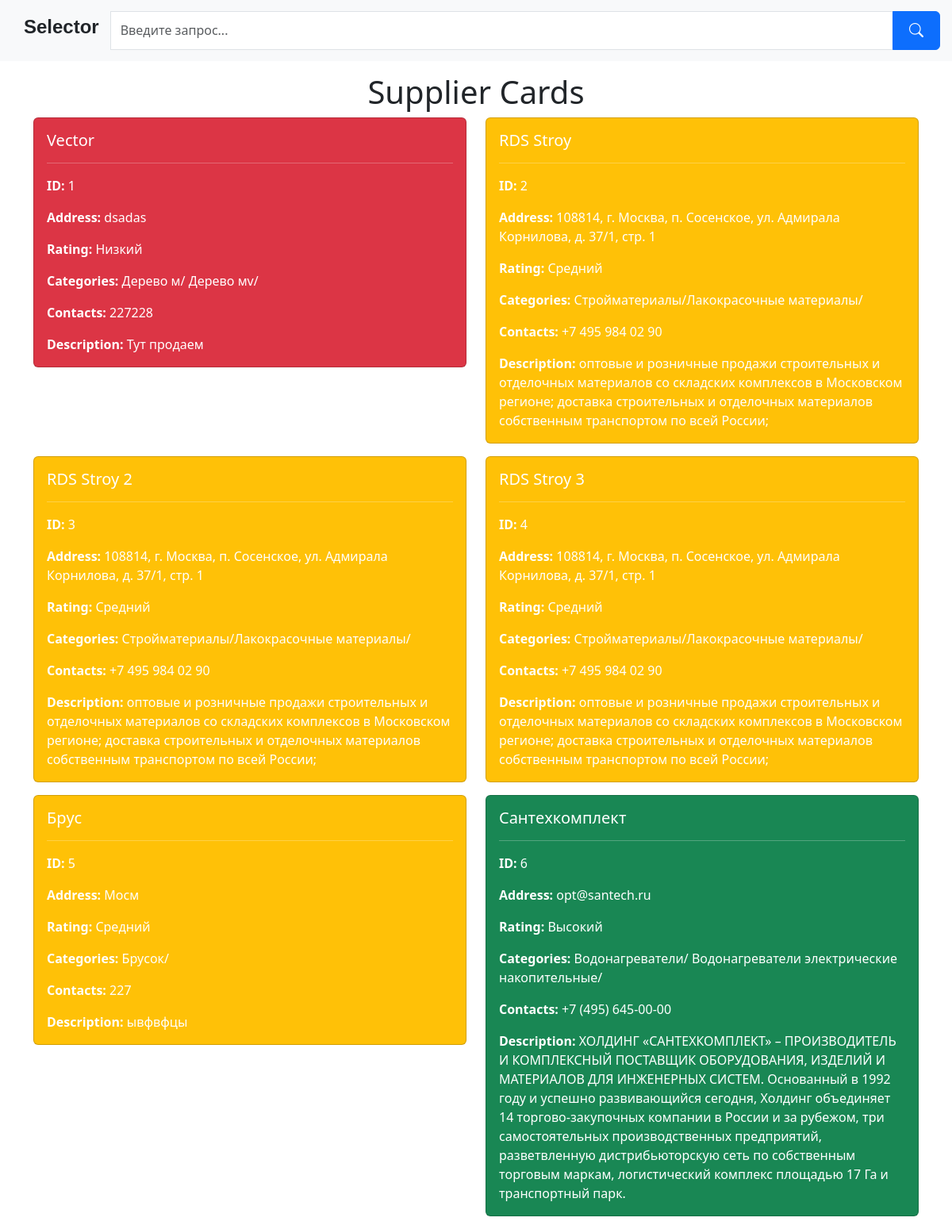
The app's page /suppliers with its own data.
### App/models/supplier_card.py (models this page shows, shortened)
class SupplierCard(models.Model):
    id = models.AutoField(primary_key=True)
    name = models.CharField(max_length=100, verbose_name="Наименование карточки поставщика",
        unique=True,
        error_messages={
            'unique': "Поставщик с таким наименованием уже существует!"
        })
    address = models.CharField(max_length=255, verbose_name="Адрес поставщика")
    rating_choices = (
        ('low', 'Низкий'),
        ('medium', 'Средний'),
        ('high', 'Высокий')
    )
    rating = models.CharField(max_length=10, choices=rating_choices, verbose_name="Ценовой рейтинг поставщика")
    categories = models.ManyToManyField('Category', verbose_name="Категория")
    contacts = models.CharField(max_length=150, default=' ', verbose_name="Контактная информация")
    description = models.TextField(verbose_name="Описание")
    created_at = models.DateTimeField(auto_now_add=True)
    objects = models.Manager()
    class Meta:
        verbose_name = "Карточка поставщика"
        verbose_name_plural = "Карточка поставщика"

### App/models/category.py (models this page shows)
class Category(models.Model):
    id = models.AutoField(primary_key=True)
    name = models.CharField(max_length=100, verbose_name="Наименование категории",
        unique=True,
        error_messages={
            'unique': "Категория с таким наименованием уже существует!"
        })
    parent_category_id = models.ForeignKey('self', null=True, blank=True, on_delete=models.CASCADE)
    objects = models.Manager()
    def __str__(self):
        return self.name
    class Meta:
        verbose_name = "Категория"
        verbose_name_plural = "Категория"

### App/views/supplier_card.py (the view)
# urls.py: path('suppliers', views.supplier_card_list, name='supplier_card_list'),
def supplier_card_list(request):
    supplier_cards = SupplierCard.objects.all()
    return render(request, 'supcard/sup_cards.html', {'supplier_cards': supplier_cards})

### App/templates/supcard/sup_cards.html
{% extends 'base.html' %}
{% block content %}
  <div class="container">
    <h1 class="text-center">Supplier Cards</h1>
    <div class="row justify-content-center">
      {% if supplier_cards %}
        {% for supplier_card in supplier_cards %}
          <div class="col-md-6">
            <div class="card mb-3 {% if supplier_card.rating == 'low' %}bg-danger{% elif supplier_card.rating == 'medium' %}bg-warning{% else %}bg-success{% endif %} text-white">
              <div class="card-body">
                <h5 class="card-title">{{ supplier_card.name }}</h5>
                <hr class="bg-white">
                <p class="card-text"><strong>ID:</strong> {{ supplier_card.id }}</p>
                <p class="card-text"><strong>Address:</strong> {{ supplier_card.address }}</p>
                <p class="card-text"><strong>Rating:</strong> {{ supplier_card.get_rating_display }}</p>
                <p class="card-text"><strong>Categories:</strong> {% for categ in supplier_card.categories.all  %} {{categ}}/ {% endfor %}</p>
                <p class="card-text"><strong>Contacts:</strong> {{ supplier_card.contacts }}</p>
                <p class="card-text"><strong>Description:</strong> {{ supplier_card.description }}</p>
              </div>
            </div>
          </div>
        {% endfor %}
      {% else %}
        <div class="col-md-6">
          <p class="text-center">No supplier cards found.</p>
        </div>
      {% endif %}
    </div>
  </div>
{% endblock %}

### records on screen
SupplierCard: name "Vector", id "1", address "dsadas", rating "Низкий", contacts "227228", description "Тут продаем"
Category: name "Дерево м"
Category: name "Дерево мv"
SupplierCard: name "RDS Stroy", id "2", address "108814, г. Москва, п. Сосенское, ул. Адмирала Корнилова, д. 37/1, стр. 1", rating "Средний", contacts "+7 495 984 02 90", description "оптовые и розничные продажи строительных и отделочных материалов со складских комплексов в Московском регионе; доставка строительных и отделочных материалов собственным транспортом по всей России;"
Category: name "Стройматериалы/Лакокрасочные материалы"
SupplierCard: name "RDS Stroy 2", id "3", address "108814, г. Москва, п. Сосенское, ул. Адмирала Корнилова, д. 37/1, стр. 1", rating "Средний", contacts "+7 495 984 02 90", description "оптовые и розничные продажи строительных и отделочных материалов со складских комплексов в Московском регионе; доставка строительных и отделочных материалов собственным транспортом по всей России;"
SupplierCard: name "RDS Stroy 3", id "4", address "108814, г. Москва, п. Сосенское, ул. Адмирала Корнилова, д. 37/1, стр. 1", rating "Средний", contacts "+7 495 984 02 90", description "оптовые и розничные продажи строительных и отделочных материалов со складских комплексов в Московском регионе; доставка строительных и отделочных материалов собственным транспортом по всей России;"
SupplierCard: name "Брус", id "5", address "Мосм", rating "Средний", contacts "227", description "ывфвфцы"
Category: name "Брусок"
SupplierCard: name "Сантехкомплект", id "6", address "opt@santech.ru", rating "Высокий", contacts "+7 (495) 645-00-00", description "ХОЛДИНГ «САНТЕХКОМПЛЕКТ» – ПРОИЗВОДИТЕЛЬ И КОМПЛЕКСНЫЙ ПОСТАВЩИК ОБОРУДОВАНИЯ, ИЗДЕЛИЙ И МАТЕРИАЛОВ ДЛЯ ИНЖЕНЕРНЫХ СИСТЕМ. Основанный в 1992 году и успешно развивающийся сегодня, Холдинг объединяет 14 торгово-закупочных компании в России и за рубежом, три самостоятельных производственных предприятий, разветвленную дистрибьюторскую сеть по собственным торговым маркам, логистический комплекс площадью 17 Га и транспортный парк."
Category: name "Водонагреватели"
Category: name "Водонагреватели электрические накопительные"
